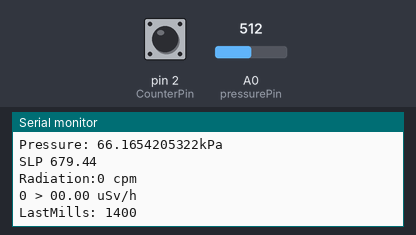
Bench run of a sketch on a simulated Arduino Uno, built with avr-gcc and run on an emulated ATmega328P. Shown: the last lines printed to the serial monitor. The inputs (shaded band) are chosen by the test bench; at power-on: A0 (pressurePin) = 512, pin 2 (CounterPin) HIGH.

Above: at 1.5 s.
1.6 s: A0 (pressurePin) set to 716
At 2.5 s:
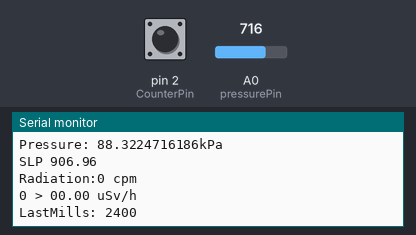
3.1 s: A0 (pressurePin) set to 900
At 4.2 s:
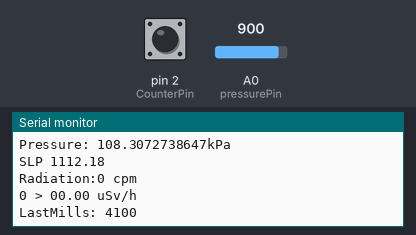
Timing chart, 0 to 6.1 s (numbered marks = the images above; inputs shaded):
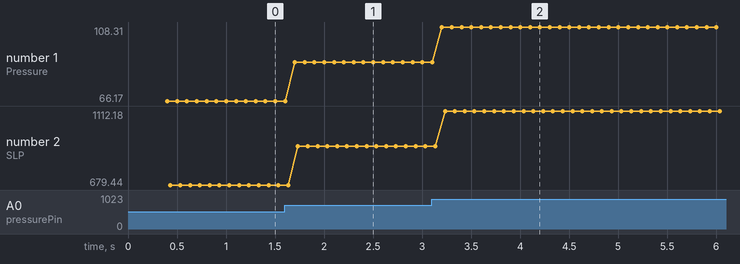

Measured:
- after the input at 1.6 s, the serial monitor: prints a new line after 0.10 s (image 1)
- plotted number 1: 66.17 → 88.32 after the input at 1.6 s
- plotted number 2: 679.44 → 906.96 after the input at 1.6 s

The sketch:

sensor_board.ino
```cpp
/**
 * Controls the following sensors
 *  Sensirion SHT15 - tempearature and humidity
 *  Freescale MPX4115A - Absolute pressor
 *
 * Data is send to serial port for time being
 */

//Ethernet part
#include <SPI.h>
#include <Ethernet.h>

byte mac[] = {
  0x00, 0xAA, 0xBB, 0xCC, 0xDE, 0x02 };
EthernetServer server(80);

#include <SHT1x.h>
#define READ_SHT1X_WAIT_TIME 1000U
#define PRS_SNSR_WAIT_TIME 1000U

#define USB_BDR 9600U

//these are for the geiger counter
#define ADJUST_COEFFICIENT 1000U
#define update_time 100U   // update time
#define SAMPL2UPDAT 3  // initial sampling time

int count = 0;
unsigned long sampling_time = update_time*SAMPL2UPDAT;
unsigned long total_time = sampling_time+update_time;
float weight=( (float) sampling_time)/((float) total_time);
unsigned long geig_count=0;
unsigned long lastMills = millis();
unsigned long tratio = SAMPL2UPDAT;
int sievert;

// analog input pin for MPX4115A
int pressurePin = 0;

// Specify data and clock connections and instantiate SHT1x object
#define dataPin  5
#define clockPin 6

SHT1x sht1x(dataPin, clockPin);

float temp_c;
float humidity;
int val;
float pkPa; // pressure in kPa
float slp;
float elevation = 212.0; // elevation of aizuwakamatsu city

void setup()
{

   Serial.begin(USB_BDR); // Open serial connection to report values to host
   Serial.println("Starting up");


   //Ethernet.begin(mac) ; // start with DHCP
   //server.begin();
   //print_ip_address();
   // geiger counter setup
   int CounterPin = 2;
   int CounterPinInterruptNo = 0 ;
   pinMode( CounterPin, INPUT ) ;
   digitalWrite( CounterPin, HIGH ) ;//turn on pullup resistors
   attachInterrupt( CounterPinInterruptNo, countInterruptFunc, FALLING );
   Serial.println("Waiting for geiger counter to take long sample");
   geiger_takes_first_sample();
   Serial.println("First sample over");
}

void loop()
{

  sample_all_data();
  print_sensor_data();
  EthernetClient client = server.available();
  wire_sensor_data(client);

}

void sample_all_data(){
  //sample_sht1x_data();
  sample_pressure_sensor(elevation);
  geiger_updates_sample();
}

void print_sensor_data()
{
   // Print the values to the serial port
  /*Serial.print("Temperature: ");
  Serial.print(temp_c, DEC);
  Serial.print("C  ");
  //Serial.print(temp_f, DEC);
  Serial.print("Humidity: ");
  Serial.print(humidity);
  Serial.println("%"); */

  Serial.print("Pressure: ");
  Serial.print(pkPa, DEC);
  Serial.println("kPa  ");
  Serial.print("SLP ");
  Serial.println(slp);

  Serial.print("Radiation:");
  Serial.print(geig_count);
  Serial.println(" cpm");
  sievert = count_to_sievert(geig_count, ADJUST_COEFFICIENT);
  Serial.print(sievert) ;
  Serial.print(" > ");
  Serial.println(to_string(sievert));

  Serial.print("LastMills: ");
  Serial.println(lastMills);

}

void print_ip_address()
{
  // print your local IP address:
  Serial.print("My IP address: ");
  for (byte thisByte = 0; thisByte < 4; thisByte++) {
    // print the value of each byte of the IP address:
    Serial.print(Ethernet.localIP()[thisByte], DEC);
    Serial.print(".");
  }
  Serial.println();
}
```

comm.ino
```cpp
void wire_sensor_data(EthernetClient client)
{
  if (client) {
    // an http request ends with a blank line
    boolean currentLineIsBlank = true;
    while (client.connected()) {
      if (client.available()) {
        char c = client.read();
        // if you've gotten to the end of the line (received a newline
        // character) and the line is blank, the http request has ended,
        // so you can send a reply
        if (c == '\n' && currentLineIsBlank) {
          // send a standard http response header
          client.println("HTTP/1.1 200 OK");
          client.println("Content-Type: text/plain");
          client.println();
          long temp=temp_c*100;
          long humi=humidity*100;
          long radi=sievert;
          long pres=(slp-800)*10;
            client.print("T=");
            client.print(temp);
            client.print("&H=");
            client.print(humi);
            client.print("&P=");
            client.print(pres);
            client.print("");
            client.print("&R=");
            client.print(radi);
            client.println("");
          break;
        }
        if (c == '\n') {
          // you're starting a new line
          currentLineIsBlank = true;
        }
        else if (c != '\r') {
          // you've gotten a character on the current line
          currentLineIsBlank = false;
        }
      }
    }
    // give the web browser time to receive the data
    delay(1);
    // close the connection:
    client.stop();
  }
  client.stop();
}
```

geiger_counter.ino
```cpp
void geiger_takes_first_sample()
{
  while ( (millis() - lastMills) <= sampling_time){}
   geig_count = get_geiger_count() ;
   lastMills += (sampling_time) ;
}

void geiger_updates_sample()
{
  while ( (millis() - lastMills) <= update_time){}
   unsigned long curr_count =  get_geiger_count() ;
   curr_count *= tratio;
   float tmp_count = geig_count*weight + (1-weight)*curr_count;
   geig_count = long(tmp_count);
   lastMills += update_time ;
}
```

geiger_counter_utils.ino
```cpp
void countInterruptFunc()
{
    count ++ ;
}

unsigned long get_geiger_count()
{
    cli();                // disable global interrupts
    unsigned long tmp = count ;
    count = 0;
    sei();
    return tmp ;
}


int count_to_sievert( long counts, long coefficient )
{
    long answer = ( counts * coefficient * 360 ) / (sampling_time/1000) ;
    answer /= 10000 ;
    return ( int )answer ;
}

char* to_string( int counter )
{
    static char buf[ 14 ] ;
    char* str = ItoA5( counter ) ;
    buf[ 0 ] = str[ 1 ] ;
    buf[ 1 ] = str[ 2 ] ;
    buf[ 2 ] = '.' ;
    buf[ 3 ] = str[ 3 ] ;
    buf[ 4 ] = str[ 4 ] ;
    strcpy( &buf[ 5 ], " uSv/h" ) ;
    return buf ;
}
char* ItoA5( unsigned int a )
{
	static char Buffer[ 6 ] ;
	static const unsigned int Div[] = { 10000U, 1000U, 100U, 10U, 1U } ;
	int i ;

	for( i = 0 ; i < 5 ; i ++ ) {
		Buffer[ i ] = ( a / Div[ i ] ) + '0' ;
		a %= Div[ i ] ;
	}
	Buffer[ i ] = 0 ;
	return( Buffer ) ;
}
```

mpx4115a.ino
```cpp
void sample_pressure_sensor(float elevation)
{
/* get the pressure */
  val = analogRead(pressurePin);
  pkPa = ((float)val/(float)1023+0.095)/0.009;

  slp = (-1.0*elevation)/((temp_c+273.15)*29.263);
  slp = pkPa*10/exp(slp);

}
```

sht1x.ino
```cpp
void sample_sht1x_data()
{
  delay(READ_SHT1X_WAIT_TIME);
  temp_c = sht1x.readTemperatureC();
  delay(READ_SHT1X_WAIT_TIME);
  humidity = sht1x.readHumidity();
}
```
